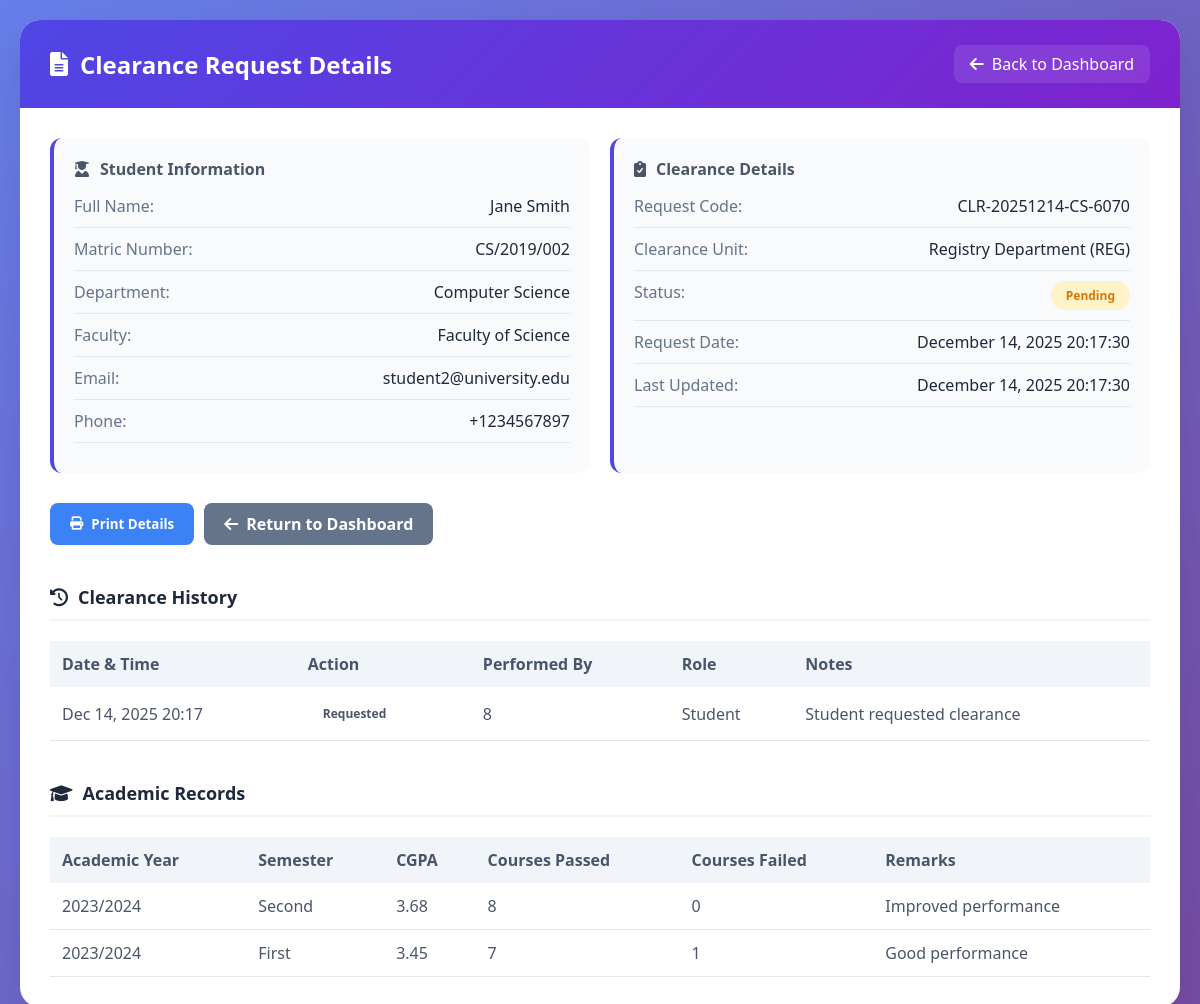
The page /clearance_system/clearance_details.php?id=12 (signed in) on the database its author committed.
### tables this page shows
CREATE TABLE `clearance_requests` (
  `id` int(11) NOT NULL,
  `request_code` varchar(20) NOT NULL,
  `matric_no` varchar(30) NOT NULL,
  `student_name` varchar(100) NOT NULL,
  `student_department` varchar(100) DEFAULT NULL,
  `student_faculty` varchar(100) DEFAULT NULL,
  `unit_id` int(11) NOT NULL,
  `unit_code` varchar(20) DEFAULT NULL,
  `unit_name` varchar(100) NOT NULL,
  `status` enum('pending','approved','rejected','on_hold','referred_to_registry') DEFAULT 'pending',
  `comments` text DEFAULT NULL,
  `approved_by` int(11) DEFAULT NULL,
  `approver_name` varchar(100) DEFAULT NULL,
  `approved_at` timestamp NULL DEFAULT NULL,
  `requested_at` timestamp NOT NULL DEFAULT current_timestamp(),
  `updated_at` timestamp NOT NULL DEFAULT current_timestamp() ON UPDATE current_timestamp(),
  `registry_reviewed` tinyint(1) DEFAULT 0,
  `registry_comments` text DEFAULT NULL
);

CREATE TABLE `users` (
  `id` int(11) NOT NULL,
  `username` varchar(50) NOT NULL,
  `email` varchar(100) NOT NULL,
  `password` varchar(255) NOT NULL,
  `full_name` varchar(100) NOT NULL,
  `role` enum('student','library','bursary','department','faculty','admin','registry') NOT NULL,
  `matric_no` varchar(30) DEFAULT NULL,
  `phone` varchar(20) DEFAULT NULL,
  `department` varchar(100) DEFAULT NULL,
  `faculty` varchar(100) DEFAULT NULL,
  `created_at` timestamp NOT NULL DEFAULT current_timestamp(),
  `last_login` timestamp NULL DEFAULT NULL,
  `is_active` tinyint(1) DEFAULT 1
);

CREATE TABLE `clearance_units` (
  `id` int(11) NOT NULL,
  `unit_code` varchar(20) NOT NULL,
  `unit_name` varchar(100) NOT NULL,
  `description` text DEFAULT NULL,
  `approval_role` varchar(50) NOT NULL,
  `is_active` tinyint(1) DEFAULT 1,
  `requires_registry_approval` tinyint(1) DEFAULT 0
);

CREATE TABLE `clearance_history` (
  `id` int(11) NOT NULL,
  `request_id` int(11) NOT NULL,
  `action` enum('requested','approved','rejected','commented','updated','referred_to_registry','registry_approved','certificate_issued') NOT NULL,
  `performed_by` int(11) NOT NULL,
  `performed_by_name` varchar(100) DEFAULT NULL,
  `performed_role` varchar(50) NOT NULL,
  `notes` text DEFAULT NULL,
  `created_at` timestamp NOT NULL DEFAULT current_timestamp()
);

CREATE TABLE `academic_records` (
  `id` int(11) NOT NULL,
  `matric_no` varchar(30) NOT NULL,
  `academic_year` varchar(20) NOT NULL,
  `semester` varchar(20) NOT NULL,
  `cgpa` decimal(3,2) DEFAULT NULL,
  `courses_passed` int(11) DEFAULT NULL,
  `courses_failed` int(11) DEFAULT NULL,
  `remarks` text DEFAULT NULL,
  `created_at` timestamp NOT NULL DEFAULT current_timestamp(),
  `updated_at` timestamp NOT NULL DEFAULT current_timestamp() ON UPDATE current_timestamp()
);

### clearance_system/clearance_details.php (the view, shortened to what this page needs)
<?php
$request_id = intval($_GET['id']);
$conn = new mysqli(DB_HOST, DB_USER, DB_PASS, DB_NAME);
$query = "
    SELECT cr.*,
           u.full_name as student_name,
           u.email,
           u.phone,
           u.department as student_department,
           u.faculty as student_faculty
    FROM clearance_requests cr
    JOIN users u ON cr.matric_no = u.matric_no
    WHERE cr.id = ?
";
$stmt = $conn->prepare($query);
$stmt->bind_param("i", $request_id);
if (!$stmt->execute()) {
    die("Execute failed: " . $stmt->error);
}
$result = $stmt->get_result();
$request = $result->fetch_assoc();
$unit_info = [];
$unit_query = "SELECT unit_name, unit_code FROM clearance_units WHERE id = ?";
if ($stmt2 = $conn->prepare($unit_query)) {
    $stmt2->bind_param("i", $request['unit_id']);
    $stmt2->execute();
    $unit_result = $stmt2->get_result();
    if ($unit_result->num_rows > 0) {
        $unit_info = $unit_result->fetch_assoc();
    }
}
$history = [];
if ($stmt4 = $conn->prepare("SELECT * FROM clearance_history WHERE request_id = ? ORDER BY created_at DESC")) {
    $stmt4->bind_param("i", $request_id);
    $stmt4->execute();
    $history_result = $stmt4->get_result();
    while ($row = $history_result->fetch_assoc()) {
        $history[] = $row;
    }
}
$academic_records = [];
if ($stmt5 = $conn->prepare("SELECT * FROM academic_records WHERE matric_no = ? ORDER BY academic_year DESC, semester DESC")) {
    $stmt5->bind_param("s", $request['matric_no']);
    $stmt5->execute();
    $academic_result = $stmt5->get_result();
    while ($row = $academic_result->fetch_assoc()) {
        $academic_records[] = $row;
    }
}
?>
<!DOCTYPE html>
<html lang="en">
<head>
    <link rel="stylesheet" href="https://cdnjs.cloudflare.com/ajax/libs/font-awesome/6.0.0/css/all.min.css">
</head>
<body>
    <div class="container">
        <div class="header">
            <h1>
                <i class="fas fa-file-alt"></i>
                Clearance Request Details
            </h1>
            <a href="registry_dashboard.php" class="back-btn">
                <i class="fas fa-arrow-left"></i> Back to Dashboard
            </a>
        </div>
        <div class="content">
            <div class="info-grid">
                <div class="info-card">
                    <h3><i class="fas fa-user-graduate"></i> Student Information</h3>
                    <div class="info-row">
                        <span class="info-label">Full Name:</span>
                        <span class="info-value"><?php echo htmlspecialchars($request['student_name']); ?></span>
                    </div>
                    <div class="info-row">
                        <span class="info-label">Matric Number:</span>
                        <span class="info-value"><?php echo htmlspecialchars($request['matric_no']); ?></span>
                    </div>
                    <div class="info-row">
                        <span class="info-label">Department:</span>
                        <span class="info-value"><?php echo htmlspecialchars($request['student_department']); ?></span>
                    </div>
                    <div class="info-row">
                        <span class="info-label">Faculty:</span>
                        <span class="info-value"><?php echo htmlspecialchars($request['student_faculty']); ?></span>
                    </div>
                    <div class="info-row">
                        <span class="info-label">Email:</span>
                        <span class="info-value"><?php echo htmlspecialchars($request['email']); ?></span>
                    </div>
                    <div class="info-row">
                        <span class="info-label">Phone:</span>
                        <span class="info-value"><?php echo htmlspecialchars($request['phone'] ?? 'N/A'); ?></span>
                    </div>
                </div>
                <div class="info-card">
                    <h3><i class="fas fa-clipboard-check"></i> Clearance Details</h3>
                    <div class="info-row">
                        <span class="info-label">Request Code:</span>
                        <span class="info-value"><?php echo htmlspecialchars($request['request_code']); ?></span>
                    </div>
                    <div class="info-row">
                        <span class="info-label">Clearance Unit:</span>
                        <span class="info-value">
                            <?php
                            if (!empty($unit_info)) {
                                echo htmlspecialchars($unit_info['unit_name']) . ' (' . htmlspecialchars($unit_info['unit_code']) . ')';
                            } else {
                                echo htmlspecialchars($request['unit_name']) . ' (' . htmlspecialchars($request['unit_code'] ?? 'N/A') . ')';
                            }
                            ?>
                        </span>
                    </div>
                    <div class="info-row">
                        <span class="info-label">Status:</span>
                        <span class="info-value">
                            <span class="status-badge status-<?php echo $request['status']; ?>">
                                <?php echo ucfirst($request['status']); ?>
                            </span>
                        </span>
                    </div>
                    <div class="info-row">
                        <span class="info-label">Request Date:</span>
                        <span class="info-value"><?php echo date('F d, Y H:i:s', strtotime($request['requested_at'])); ?></span>
                    </div>
                    <div class="info-row">
                        <span class="info-label">Last Updated:</span>
                        <span class="info-value"><?php echo date('F d, Y H:i:s', strtotime($request['updated_at'])); ?></span>
                    </div>
                </div>
            </div>
            <div class="action-buttons">
                <button class="btn btn-print" onclick="window.print()">
                    <i class="fas fa-print"></i> Print Details
                </button>
                <a href="registry_dashboard.php" class="btn" style="background: #64748b; color: white;">
                    <i class="fas fa-arrow-left"></i> Return to Dashboard
                </a>
            </div>
            <?php if (!empty($history)): ?>
            <div style="margin-top: 40px;">
                <h3 class="section-title"><i class="fas fa-history"></i> Clearance History</h3>
                <table class="history-table">
                    <thead>
                        <tr>
                            <th>Date & Time</th>
                            <th>Action</th>
                            <th>Performed By</th>
                            <th>Role</th>
                            <th>Notes</th>
                        </tr>
                    </thead>
                    <tbody>
                        <?php foreach ($history as $history_item): ?>
                            <tr>
                                <td><?php echo date('M d, Y H:i', strtotime($history_item['created_at'])); ?></td>
                                <td>
                                    <span class="status-badge status-<?php echo $history_item['action']; ?>">
                                        <?php echo ucfirst($history_item['action']); ?>
                                    </span>
                                </td>
                                <td><?php echo htmlspecialchars($history_item['performed_by_name'] ?? $history_item['performed_by']); ?></td>
                                <td><?php echo ucfirst($history_item['performed_role']); ?></td>
                                <td><?php echo htmlspecialchars($history_item['notes']); ?></td>
                            </tr>
                        <?php endforeach; ?>
                    </tbody>
                </table>
            </div>
            <?php endif; ?>
            <?php if (!empty($academic_records)): ?>
            <div style="margin-top: 40px;">
                <h3 class="section-title"><i class="fas fa-graduation-cap"></i> Academic Records</h3>
                <table class="history-table">
                    <thead>
                        <tr>
                            <th>Academic Year</th>
                            <th>Semester</th>
                            <th>CGPA</th>
                            <th>Courses Passed</th>
                            <th>Courses Failed</th>
                            <th>Remarks</th>
                        </tr>
                    </thead>
                    <tbody>
                        <?php foreach ($academic_records as $academic): ?>
                            <tr>
                                <td><?php echo htmlspecialchars($academic['academic_year']); ?></td>
                                <td><?php echo htmlspecialchars($academic['semester']); ?></td>
                                <td><?php echo htmlspecialchars($academic['cgpa'] ?? 'N/A'); ?></td>
                                <td><?php echo htmlspecialchars($academic['courses_passed'] ?? 'N/A'); ?></td>
                                <td><?php echo htmlspecialchars($academic['courses_failed'] ?? 'N/A'); ?></td>
                                <td><?php echo htmlspecialchars($academic['remarks'] ?? 'N/A'); ?></td>
                            </tr>
                        <?php endforeach; ?>
                    </tbody>
                </table>
            </div>
            <?php endif; ?>
        </div>
    </div>
</body>
</html>

### clearance_system/clearance_details.php (style rules this page uses)
* { margin: 0; padding: 0; box-sizing: border-box; font-family: 'Segoe UI', Tahoma, Geneva, Verdana, sans-serif; }
body { background: linear-gradient(135deg, #667eea 0%, #764ba2 100%); min-height: 100vh; padding: 20px; }
.container { max-width: 1200px; margin: 0 auto; background: white; border-radius: 20px; box-shadow: 0 20px 40px rgba(0,0,0,0.1); overflow: hidden; }
.header { background: linear-gradient(135deg, #4f46e5 0%, #7e22ce 100%); color: white; padding: 25px 30px; display: flex; justify-content: space-between; align-items: center; }
.header h1 { font-size: 24px; display: flex; align-items: center; gap: 12px; }
.back-btn { color: white; text-decoration: none; display: flex; align-items: center; gap: 8px; padding: 8px 16px; background: rgba(255,255,255,0.1); border-radius: 8px; transition: all 0.3s; }
.content { padding: 30px; }
.info-grid { display: grid; grid-template-columns: repeat(auto-fit, minmax(300px, 1fr)); gap: 20px; margin-bottom: 30px; }
.info-card { background: #f8fafc; border-radius: 12px; padding: 20px; border-left: 4px solid #4f46e5; }
.info-card h3 { color: #4a5568; margin-bottom: 15px; font-size: 16px; display: flex; align-items: center; gap: 10px; }
.info-row { display: flex; justify-content: space-between; margin-bottom: 10px; padding-bottom: 10px; border-bottom: 1px solid #e2e8f0; }
.info-label { color: #64748b; font-weight: 500; }
.info-value { color: #1e293b; font-weight: 500; }
.status-badge { padding: 6px 15px; border-radius: 20px; font-size: 12px; font-weight: 600; display: inline-block; }
.status-pending { background: #fef3c7; color: #d97706; }
.section-title { color: #1e293b; margin-bottom: 20px; font-size: 18px; display: flex; align-items: center; gap: 10px; padding-bottom: 10px; border-bottom: 2px solid #f1f5f9; }
.history-table { width: 100%; border-collapse: collapse; margin-top: 10px; }
.history-table th { background: #f1f5f9; padding: 12px; text-align: left; color: #475569; font-weight: 600; }
.history-table td { padding: 12px; border-bottom: 1px solid #e2e8f0; color: #4a5568; }
.btn { padding: 10px 20px; border-radius: 8px; border: none; font-weight: 600; cursor: pointer; transition: all 0.3s; display: inline-flex; align-items: center; gap: 8px; text-decoration: none; }
.btn-print { background: #3b82f6; color: white; }
.action-buttons { display: flex; gap: 10px; margin-top: 20px; }

### rows shown on the page
clearance_requests: users.full_name "Jane Smith", matric_no "CS/2019/002", users.department "Computer Science", users.faculty "Faculty of Science", users.email "student2@university.edu", users.phone "+1234567897", request_code "CLR-20251214-CS-6070", status "Pending", requested_at "December 14, 2025 20:17:30", updated_at "December 14, 2025 20:17:30"
clearance_units: unit_name "Registry Department", unit_code "REG"
clearance_history: created_at "Dec 14, 2025 20:17", action "Requested", performed_by "8", performed_role "Student", notes "Student requested clearance"
academic_records: academic_year "2023/2024", semester "Second", cgpa "3.68", courses_passed "8", courses_failed "0", remarks "Improved performance"
academic_records: academic_year "2023/2024", semester "First", cgpa "3.45", courses_passed "7", courses_failed "1", remarks "Good performance"
